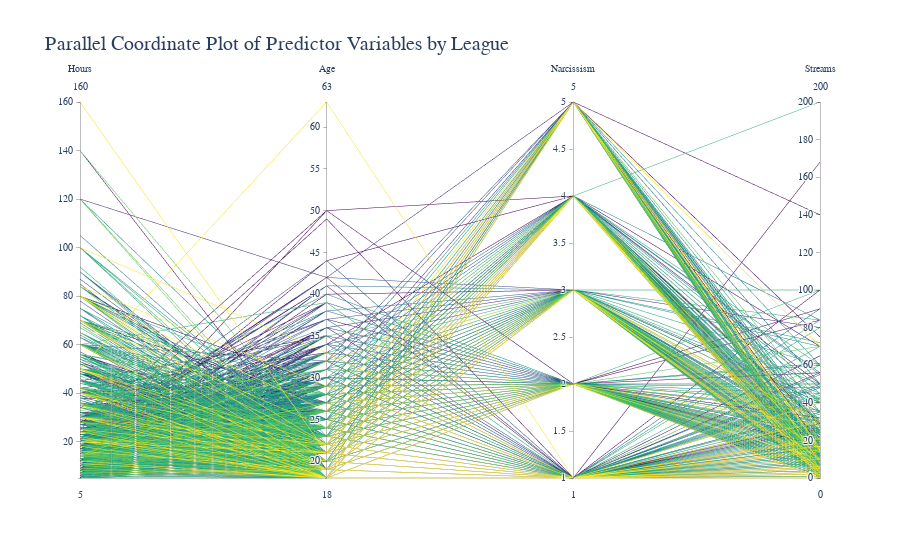

Notebook code for this chart:
### Code cell
import pandas as pd
import plotly.graph_objects as go

# Assuming you have the 'df' DataFrame with predictor variables and League_Ordinal
fig = go.Figure(data=go.Parcoords(
    line=dict(color=df['League_Ordinal'], colorscale='Viridis'),
    dimensions=list([
        dict(range=[min(df['Hours']), max(df['Hours'])], label='Hours', values=df['Hours']),
        dict(range=[min(df['Age']), max(df['Age'])], label='Age', values=df['Age']),
        dict(range=[min(df['Narcissism']), max(df['Narcissism'])], label='Narcissism', values=df['Narcissism']),
        dict(range=[min(df['streams']), max(df['streams'])], label='Streams', values=df['streams']),
    ])
))

# Update layout
fig.update_layout(
    title="Parallel Coordinate Plot of Predictor Variables by League",
    font=dict(family="Arial, sans-serif", size=12),
    title_font_size=20
)

# Show plot
fig.show()

### Figure 1 — Plotly figure (JSON) as saved in the notebook; plotly's stock layout.template omitted (floating-point values rounded to 4 significant figures; data arrays with more than 128 entries replaced by an {"elided": "..."} marker saying what was removed)
{"data": [{"dimensions": [{"label": "Hours", "range": [5, 160], "values": {"elided": "12445 int values"}}, {"label": "Age", "range": [18, 63], "values": {"elided": "12445 int values"}}, {"label": "Narcissism", "range": [1, 5], "values": {"elided": "12445 int values"}}, {"label": "Streams", "range": [0, 200], "values": {"elided": "12445 int values"}}], "line": {"color": {"elided": "12445 int values"}, "colorscale": [[0, "#440154"], [0.1111, "#482878"], [0.2222, "#3e4989"], [0.3333, "#31688e"], [0.4444, "#26828e"], [0.5556, "#1f9e89"], [0.6667, "#35b779"], [0.7778, "#6ece58"], [0.8889, "#b5de2b"], [1, "#fde725"]]}, "type": "parcoords"}], "layout": {"font": {"family": "Arial, sans-serif", "size": 12}, "title": {"font": {"size": 20}, "text": "Parallel Coordinate Plot of Predictor Variables by League"}}}
